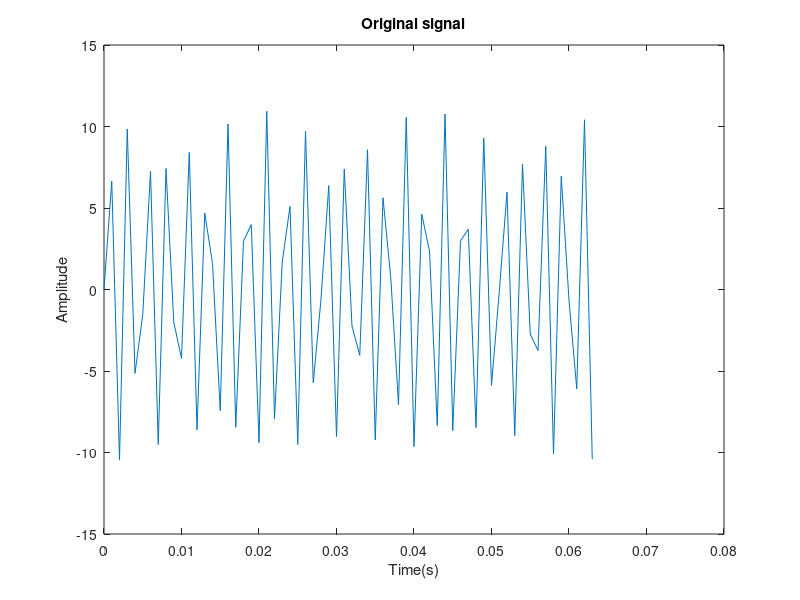
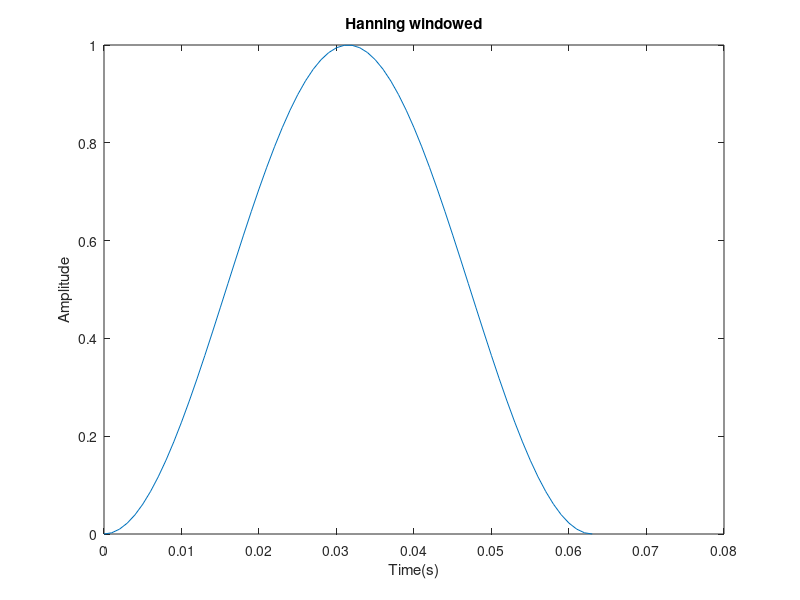
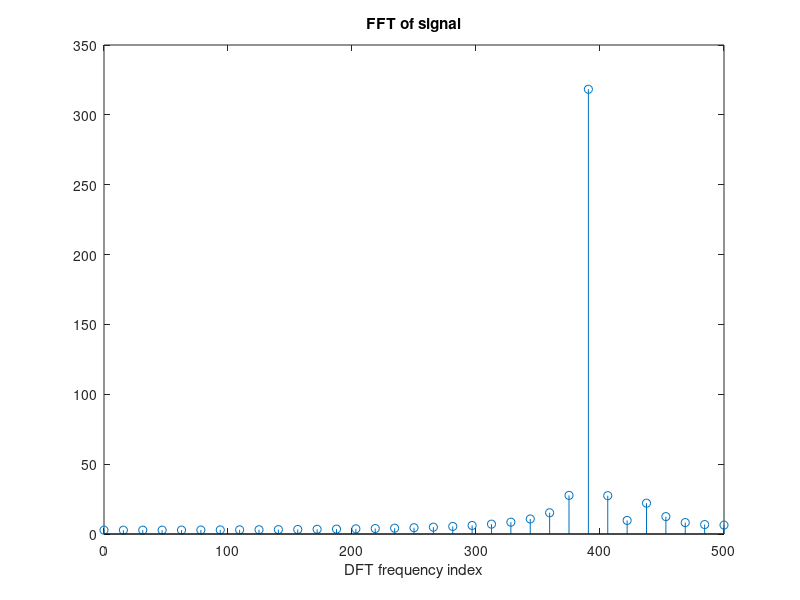
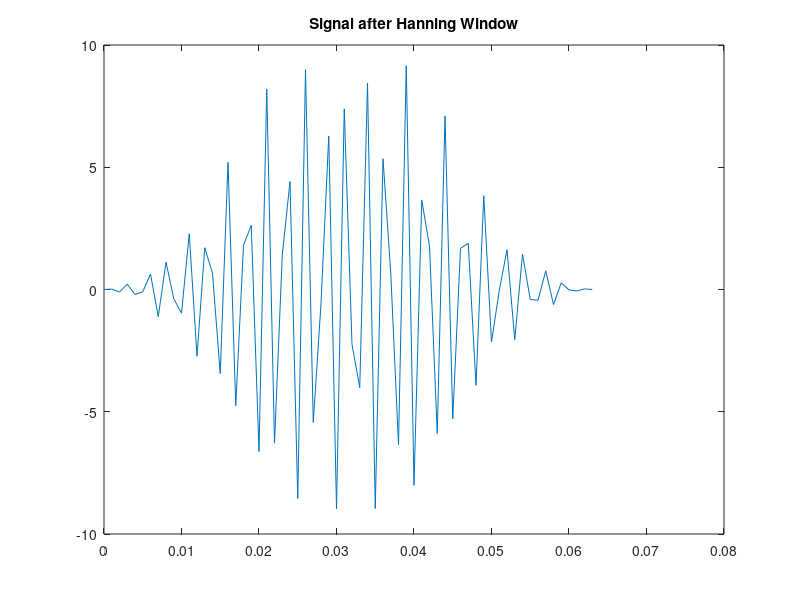

Recreate these plots in MATLAB, in order.
%% Ex 2 -- DFT leakage & windows

clear;
close all;

load('notes_signal.mat');

[dk N] = size(notes_signal);
t = linspace(0, N-1, N) * (1/fs);
plot_t = linspace(0, N-1, N) * (fs/N);
window = hann(N);

figure;
plot(t, notes_signal);
title('Original signal');
xlabel('Time(s)');
ylabel('Amplitude');

figure;
plot(t, window);
title('Hanning windowed');
xlabel('Time(s)');
ylabel('Amplitude');


% computing dft
dft_s = fft(notes_signal);

figure;
stem(plot_t, abs(dft_s));
title('FFT of signal');
xlabel('DFT frequency index');
xlim([0, 500]);

% applying a hanning window element by element
signal_h = notes_signal .* window';

figure;
plot(t, signal_h);
title('Signal after Hanning Window');

dft_hanning = fft(signal_h);

% D & F
figure;
stem(plot_t, abs(dft_hanning));
title('FFT of signal');
xlabel('DFT frequency index');
xlim([0, 500]);

